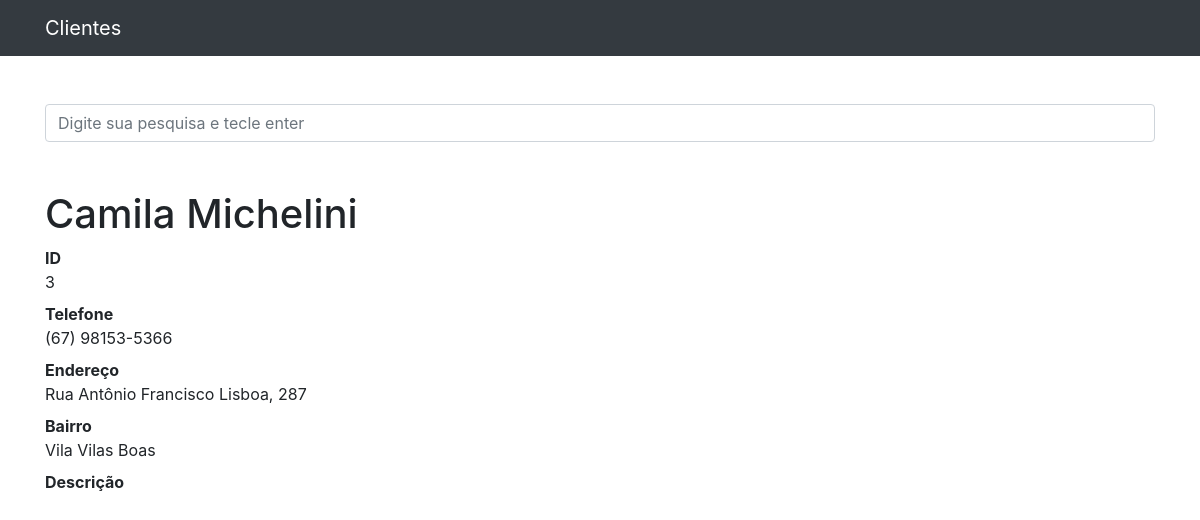
Page /3 on the committed database.
### clientes/models.py (models this page shows, shortened)
class Cliente(models.Model):
    nome = models.CharField(max_length=255)
    sobrenome = models.CharField(max_length=255, blank=True)
    telefone = models.CharField(max_length=255)
    endereco = models.CharField(max_length=255, blank=True)
    bairro = models.CharField(max_length=255, blank=True)
    descricao = models.TextField(blank=True)

### clientes/views.py (the view)
# urls.py: path('<int:cliente_id>', views.ver_cliente, name='ver_cliente'),
def ver_cliente(request, cliente_id):
    cliente = get_object_or_404(Cliente, id=cliente_id)
    return render(request, 'clientes/ver_cliente.html', {
        'cliente': cliente
    })

### clientes/templates/clientes/ver_cliente.html (shortened to what this page needs)
{% extends 'base.html' %}
{%block conteudo%}
  <h1 class="mt-5">{{ cliente.nome }} {{ cliente.sobrenome }}</h1>
    <dl>
      <dt>ID</dt>
      <dd>{{ cliente.id }}</dd>
      <dt>Telefone</dt>
      <dd>{{ cliente.telefone }}</dd>
      <dt>Endereço</dt>
      <dd>{{ cliente.endereco }}</dd>
      <dt>Bairro</dt>
      <dd>{{ cliente.bairro }}</dd>
      <dt>Descrição</dt>
    </dl>
{%endblock%}

### rows in the picture
Cliente: nome "Camila", sobrenome "Michelini", id "3", telefone "(67) 98153-5366", endereco "Rua Antônio Francisco Lisboa, 287", bairro "Vila Vilas Boas"
